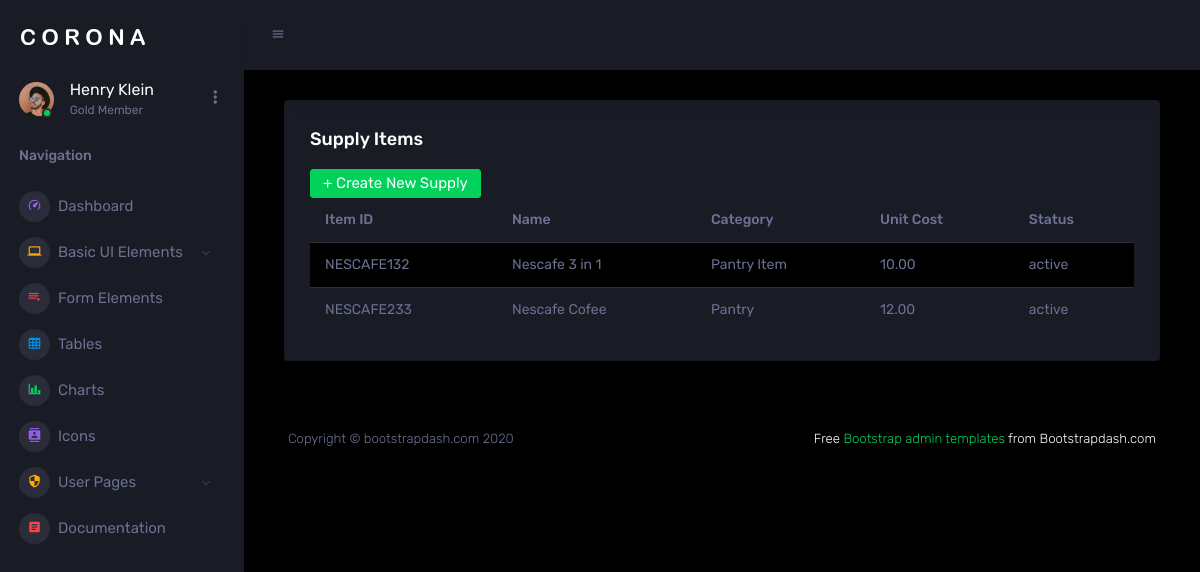
Page /supplyitem/lists on the earlier database version.
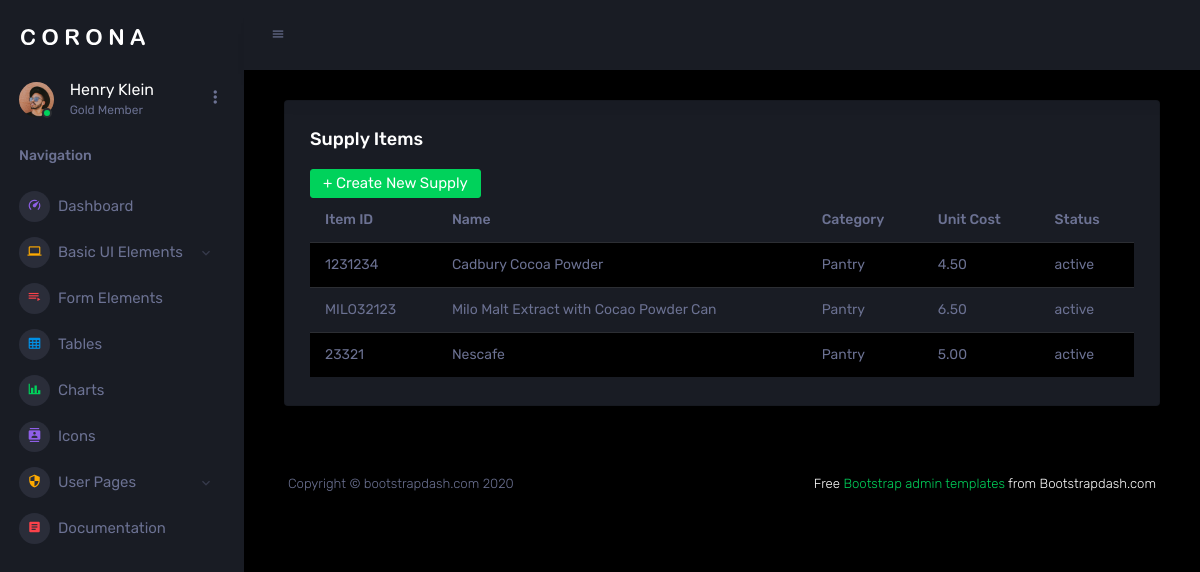
Same page on the later database version.
### supply/models.py (models this page shows, shortened)
class SupplyItem(models.Model):
    STATUS_CHOICES = [
        ('active', 'Active'),
        ('inactive', 'Inactive'),
        ('discontinued', 'Discontinued'),
    ]
    item_id = models.CharField(max_length=100, unique=True)  # SKU or barcode
    name = models.CharField(max_length=255)
    quantity = models.PositiveIntegerField(default=0)
    description = models.TextField(blank=True, null=True)
    category = models.CharField(max_length=100)
    unit_of_measure = models.CharField(max_length=50)
    reorder_level = models.PositiveIntegerField(default=10)
    unit_cost = models.DecimalField(max_digits=10, decimal_places=2)
    status = models.CharField(max_length=20, choices=STATUS_CHOICES, default='active')
    supply_image = models.ImageField(upload_to='supply_images/', blank=True, null=True)
    lead_time_days = models.PositiveIntegerField(default=7)
    expiration_date = models.DateField(blank=True, null=True)
    date_added = models.DateTimeField(auto_now_add=True)
    last_updated = models.DateTimeField(auto_now=True)
    created_at = models.DateTimeField(auto_now_add=True)
    updated_at = models.DateTimeField(auto_now=True)
    class Meta:
        ordering = ['name']
        verbose_name = 'Supply Item'
        verbose_name_plural = 'Supply Items'

### supply/views.py (the view)
# urls.py: path('supplyitem/lists', views.SupplyItemListView.as_view(), name='supplyitem_list'),  # Route to list supply items (if needed)
class SupplyItemListView(ListView):
    model = SupplyItem
    template_name = 'supply/supplyitem_list.html'
    context_object_name = 'supply_items'

### assets/templates/supply/supplyitem_list.html (shortened to what this page needs)
{% extends "base/base.html" %}
{% block content %}
<div class="col-lg-12 grid-margin stretch-card">
    <div class="card">
        <div class="card-body">
            <h4 class="card-title">Supply Items</h4>
            <div class="text-right">
                <a class="btn btn-success float-left" href="{% url 'create_supply_item' %}">+ Create New Supply</a>
            </div>
            <div class="table-responsive">
                <table class="table table-striped">
                    <thead>
                        <tr>
                            <th>Item ID</th>
                            <th>Name</th>
                            <th>Category</th>
                            <th>Unit Cost</th>
                            <th>Status</th>
                        </tr>
                    </thead>
                    <tbody>
                        {% for item in supply_items %}
                        <tr>
                            <td>{{ item.item_id }}</td>
                            <td>{{ item.name }}</td>
                            <td>{{ item.category }}</td>
                            <td>{{ item.unit_cost }}</td>
                            <td>{{ item.status }}</td>
                        </tr>
                        {% empty %}
                        <tr>
                            <td colspan="5" class="text-center">No supply items found.</td>
                        </tr>
                        {% endfor %}
                    </tbody>
                </table>
        </div>
    </div>
</div>
{% endblock content %}

### assets/templates/base/base.html (shortened to what this page needs)
{% load static %}
<!DOCTYPE html>
<html lang="en">
  <head>
    <link rel="stylesheet" href="{% static 'vendors/mdi/css/materialdesignicons.min.css' %}">
    <link rel="stylesheet" href="{% static 'vendors/css/vendor.bundle.base.css' %}">
    <link rel="stylesheet" href="{% static 'css/style.css' %}">
  </head>
  <body>
      {% include "partials/_sidebar.html" %}
      <div class="container-fluid page-body-wrapper">
         {% include "partials/_navbar.html" %}
        <div class="main-panel">
          <div class="content-wrapper">
            <div class="row">
              <div class="col-lg-12 grid-margin stretch-card">
              {% block content %}
              {% endblock content %}
              </div>
            </div>
          </div>
          {% include "partials/_footer.html" %}
        </div>
      </div>
    </div>
  </body>
</html>

### assets/templates/partials/_sidebar.html (shortened to what this page needs)
{% load static %}
<div class="container-scroller">
      <nav class="sidebar sidebar-offcanvas" id="sidebar">
        <div class="sidebar-brand-wrapper d-none d-lg-flex align-items-center justify-content-center fixed-top">
          <a class="sidebar-brand brand-logo" href="{% static 'index.html' %}"><img src="{% static 'images/logo.svg' %}" alt="logo" /></a>
        </div>
        <ul class="nav">
          <li class="nav-item profile">
            <div class="profile-desc">
              <div class="profile-pic">
                <div class="count-indicator">
                  <img class="img-xs rounded-circle " src="{% static 'images/faces/face15.jpg' %}" alt="">
                  <span class="count bg-success"></span>
                </div>
                <div class="profile-name">
                  <h5 class="mb-0 font-weight-normal">Henry Klein</h5>
                  <span>Gold Member</span>
                </div>
              </div>
              <a href="#" id="profile-dropdown" data-toggle="dropdown"><i class="mdi mdi-dots-vertical"></i></a>
            </div>
          </li>
          <li class="nav-item nav-category">
            <span class="nav-link">Navigation</span>
          </li>
          <li class="nav-item menu-items">
            <a class="nav-link" href="../../index.html">
              <span class="menu-icon">
                <i class="mdi mdi-speedometer"></i>
              </span>
              <span class="menu-title">Dashboard</span>
            </a>
          </li>
          <li class="nav-item menu-items">
            <a class="nav-link" data-toggle="collapse" href="#ui-basic" aria-expanded="false" aria-controls="ui-basic">
              <span class="menu-icon">
                <i class="mdi mdi-laptop"></i>
              </span>
              <span class="menu-title">Basic UI Elements</span>
              <i class="menu-arrow"></i>
            </a>
          </li>
          <li class="nav-item menu-items">
            <a class="nav-link" href="../../pages/forms/basic_elements.html">
              <span class="menu-icon">
                <i class="mdi mdi-playlist-play"></i>
              </span>
              <span class="menu-title">Form Elements</span>
            </a>
          </li>
          <li class="nav-item menu-items">
            <a class="nav-link" href="../../pages/tables/basic-table.html">
              <span class="menu-icon">
                <i class="mdi mdi-table-large"></i>
              </span>
              <span class="menu-title">Tables</span>
            </a>
          </li>
          <li class="nav-item menu-items">
            <a class="nav-link" href="../../pages/charts/chartjs.html">
              <span class="menu-icon">
                <i class="mdi mdi-chart-bar"></i>
              </span>
              <span class="menu-title">Charts</span>
            </a>
          </li>
          <li class="nav-item menu-items">
            <a class="nav-link" href="../../pages/icons/mdi.html">
              <span class="menu-icon">
                <i class="mdi mdi-contacts"></i>
              </span>
              <span class="menu-title">Icons</span>
            </a>
          </li>
          <li class="nav-item menu-items">
            <a class="nav-link" data-toggle="collapse" href="#auth" aria-expanded="false" aria-controls="auth">
              <span class="menu-icon">
                <i class="mdi mdi-security"></i>
              </span>
              <span class="menu-title">User Pages</span>
              <i class="menu-arrow"></i>
            </a>
          </li>
          <li class="nav-item menu-items">
            <a class="nav-link" href="http://www.bootstrapdash.com/demo/corona-free/jquery/documentation/documentation.html">
              <span class="menu-icon">
                <i class="mdi mdi-file-document-box"></i>
              </span>
              <span class="menu-title">Documentation</span>
            </a>
          </li>
        </ul>
      </nav>

### assets/templates/partials/_navbar.html (shortened to what this page needs)
       {% load static %}
        <nav class="navbar p-0 fixed-top d-flex flex-row">
          <div class="navbar-menu-wrapper flex-grow d-flex align-items-stretch">
            <button class="navbar-toggler navbar-toggler align-self-center" type="button" data-toggle="minimize">
              <span class="mdi mdi-menu"></span>
            </button>
          </div>
        </nav>

### assets/templates/partials/_footer.html
          <footer class="footer">
            <div class="d-sm-flex justify-content-center justify-content-sm-between">
              <span class="text-muted d-block text-center text-sm-left d-sm-inline-block">Copyright © bootstrapdash.com 2020</span>
              <span class="float-none float-sm-right d-block mt-1 mt-sm-0 text-center"> Free <a href="https://www.bootstrapdash.com/bootstrap-admin-template/" target="_blank">Bootstrap admin templates</a> from Bootstrapdash.com</span>
            </div>
          </footer>

### assets/templates/partials/_scripts.html (shortened to what this page needs)
{% load static %}

Differences in the rows shown:
removed SupplyItem: item_id "NESCAFE132", name "Nescafe 3 in 1", category "Pantry Item", unit_cost "10.00", status "active"
removed SupplyItem: item_id "NESCAFE233", name "Nescafe Cofee", category "Pantry", unit_cost "12.00", status "active"
added SupplyItem: item_id "1231234", name "Cadbury Cocoa Powder", category "Pantry", unit_cost "4.50", status "active"
added SupplyItem: item_id "MILO32123", name "Milo Malt Extract with Cocao Powder Can", category "Pantry", unit_cost "6.50", status "active"
added SupplyItem: item_id "23321", name "Nescafe", category "Pantry", unit_cost "5.00", status "active"
